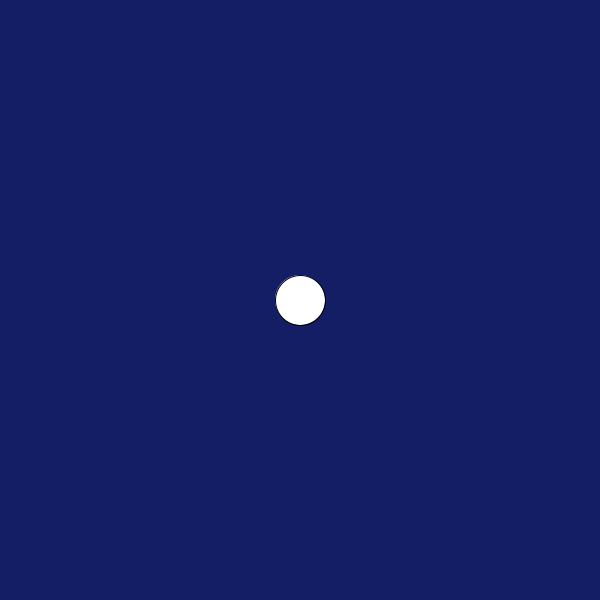
Frame 1 (no input)
Frame 60 (the mouse pressed at the canvas centre just before this capture): identical to frame 1, image omitted
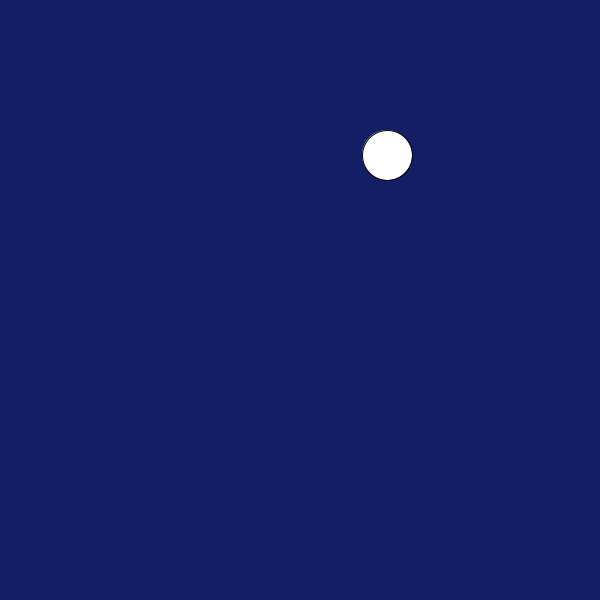
Frame 120 (the mouse held since frame 60 and released just before this capture)

The Processing sketch that drew these frames (run headless with seeded random() and noise(); from frame 60 on, the mouse is pressed at the canvas centre):

// Processing sketch: slippery_dot
// ── slippery_dot.pde
/*** When you are done, this program will draw an ellipse 
     that jumps to new location each time you click on it.
***/
 
 // 1. Create three integer variables to represent the x, y, and the size of the ellipse
      int x = 300;
      int y = 300;
      int z = 50;
    void setup() {
      // 2. Set the size of your sketch
    size(600, 600);
    }
    
    void draw() {
    
      // 3. Set the background color of your sketch
      background(20,30,100);
      // 4. Draw an ellipse using the variables created at the top of the sketch for the location and size of your ellipse. 
      //    Make sure it fits in the window. Change the variables if it does not.
      ellipse(x,y,z,z);
    
    
    }
    
    /******** This method gets called automatically when you press the mouse ************/
    void mousePressed() {
      int distance = getDistanceFromMouse(x,y);
      //5. Create an integer variable called distance
      
      //6. The getDistanceFromMouse() method below returns a number.
      //   Set the value of your distance variable to the value returned by the getDistance method
      //   You will need to pass the x and y location of your ellipse to this method.
        
          if (distance < 25) {
      //7.  Use an if statement to check if your distance variable is < the radius of the ellipse
      //    If it is, make a new x AND y for the ellipse, for a new random location on the window
      //    Hint: Use code like this      x = (int) random(width);
    x = int (random(600));
    y = int (random(600));
          }
    }
    
    /********  This method gives you the number of pixels between the mouse and the x,y point ***********/
    int getDistanceFromMouse(int x, int y) {
      return (int)Math.sqrt(Math.pow((mouseX-x),2) + Math.pow((mouseY-y),2));
    }
